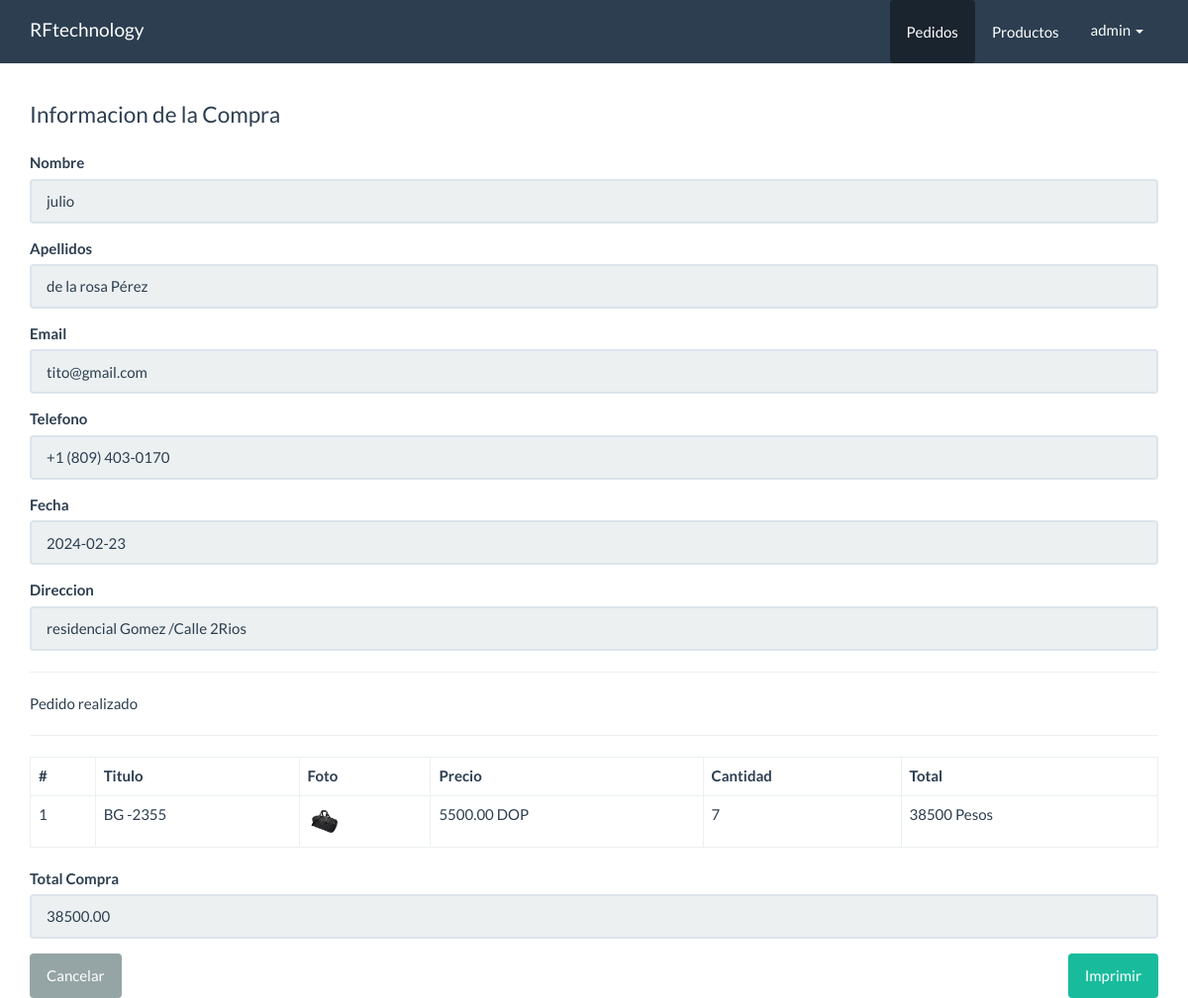
/crudrafa/panel/pedidos/ver.php?id=9 (signed in), run on the app's committed database.
### tables this page shows
CREATE TABLE `pedidos` (
  `id` int(10) NOT NULL,
  `cliente_id` int(11) NOT NULL,
  `total` decimal(10,2) NOT NULL,
  `fecha` date NOT NULL,
  `estado` int(11) NOT NULL DEFAULT 1
);

CREATE TABLE `clientes` (
  `id` int(11) NOT NULL,
  `nombre` varchar(80) NOT NULL,
  `apellidos` varchar(100) NOT NULL,
  `email` varchar(50) NOT NULL,
  `telefono` varchar(17) NOT NULL,
  `comentario` varchar(300) NOT NULL
);

CREATE TABLE `detalle_pedidos` (
  `id` int(11) NOT NULL,
  `pedido_id` int(11) NOT NULL,
  `producto_id` int(11) NOT NULL,
  `precio` decimal(10,2) NOT NULL,
  `cantidad` int(11) NOT NULL,
  `estado` int(11) NOT NULL DEFAULT 1
);

CREATE TABLE `productos` (
  `id` int(11) NOT NULL,
  `titulo` varchar(255) NOT NULL,
  `descripcion` varchar(255) NOT NULL,
  `foto` varchar(100) NOT NULL,
  `precio` decimal(10,2) NOT NULL,
  `categoria_id` int(11) NOT NULL,
  `fecha` date NOT NULL,
  `estado` int(11) NOT NULL DEFAULT 1
);

### crudrafa/src/Pedido.php (called while the page is built, shortened)
<?php
class Pedido{
    private $cn = null;
    public function __construct(){
        $this->config = parse_ini_file(__DIR__.'/../config.ini') ;
        $this->cn = new \PDO( $this->config['dns'], $this->config['usuario'],$this->config['clave'],array(
            \PDO::MYSQL_ATTR_INIT_COMMAND => 'SET NAMES utf8'
        ));
    }
    public function mostrarPorId($id){
            $sql = "SELECT p.id ,nombre,apellidos,email,total,fecha,telefono,comentario FROM pedidos p
            INNER JOIN clientes c ON p.cliente_id = c.id WHERE p.id = :id ";
            $resultado = $this->cn->prepare($sql);
            $_array = array(
                ':id'=>$id
            );
            if($resultado->execute($_array))
                return  $resultado->fetch();
          return false;
        }
        public function mostrarDetallePorIdPedido($id){
            $sql = "SELECT
                    dp.id,
                    po.titulo,
                    dp.precio,
                    dp.cantidad,
                    po.foto
                    FROM detalle_pedidos dp
                    INNER JOIN productos po ON po.id =dp.producto_id
                    WHERE dp.pedido_id = :id";
            $resultado = $this->cn->prepare($sql);
            $_array = array(
                ':id'=>$id
            );
            if($resultado->execute( $_array ))
                return  $resultado->fetchAll();
          return false;
        }
}

### crudrafa/panel/pedidos/ver.php (the view, shortened to what this page needs)
<!DOCTYPE html>
<html lang="es">
  <head>
    <link rel="stylesheet" href="../../assets/css/bootstrap.min.css">
    <link rel="stylesheet" href="../../assets/css/estilos.css">
  </head>
  <body>
    <nav class="navbar navbar-default navbar-fixed-top">
      <div class="container">
        <div class="navbar-header">
          <a class="navbar-brand" href="../dashboard.php">RFtechnology</a>
        </div>
        <div id="navbar" class="navbar-collapse collapse">
          <ul class="nav navbar-nav pull-right">
            <li class = "active">
              <a href="index.php" class="btn">Pedidos</a>
            </li>
            <li>
              <a href="../productos/index.php" class="btn">Productos</a>
            </li>
            <li class="dropdown">
                <a href="#" class="dropdown-toggle" data-toggle="dropdown" role="button" aria-haspopup="true" aria-expanded="false"><?php print $_SESSION['usuario_info']['nombre_usuario']?> <span class="caret"></span></a>
            </li>
          </ul>
        </div>
      </div>
    </nav>
    <div class="container" id="main">
    <div class="row">
        <div class="col-md-12">
           <fieldset>
            <?php
                $id = $_GET['id'];
                $pedido = new  mecatronicosrd\Pedido;
                $info_pedido = $pedido->mostrarPorId($id);
                $info_detalle_pedido = $pedido->mostrarDetallePorIdPedido($id);
            ?>
            <legend>Informacion de la Compra</legend>
            <div class="form-group">
                <label>Nombre</label>
                <input value="<?php print $info_pedido['nombre']?>" type="text" class="form-control" readonly>
            </div>
            <div class="form-group">
                <label>Apellidos</label>
                <input value="<?php print $info_pedido['apellidos']?>" type="text" class="form-control" readonly>
            </div>
            <div class="form-group">
                <label>Email</label>
                <input value="<?php print $info_pedido['email']?>" type="text" class="form-control" readonly>
            </div>
            <div class="form-group">
                <label>Telefono</label>
                <input value="<?php print $info_pedido['telefono']?>" type="text" class="form-control" readonly>
            </div>
            <div class="form-group">
                <label>Fecha</label>
                <input value="<?php print $info_pedido['fecha']?>" type="text" class="form-control" readonly>
            </div>
            <div class="form-group">
                <label>Direccion</label>
                <input value="<?php print $info_pedido['comentario']?>" type="text" class="form-control" readonly>
            </div>
            <hr>
                Pedido realizado
            <hr>
            <table class ="table table-bordered">
               <thead>
                <tr>
                  <th>#</th>
                  <th>Titulo</th>
                  <th>Foto</th>
                  <th>Precio</th>
                  <th>Cantidad</th>
                  <th>Total</th>
                </tr>
               </thead>
               <tbody>
                 <?php
                  $cantidad = count($info_detalle_pedido);
                   if($cantidad>0){
                    $c=0;
                  for($x=0; $x < $cantidad; $x++){
                     $c++;
                     $item = $info_detalle_pedido[$x];
                     $total =$item['precio']*$item['cantidad'];
                 ?>
                <tr>
                <td><?php print $c?></td>
                  <td><?php print $item['titulo']?></td>
                  <td>
                  <?php
                     $foto = '../../upload/'.$item['foto'];
                     if(file_exists($foto)){
                    ?>
                    <img src="<?php print $foto;?>" width="35">
                    <?php }else{?>
                          No hay Foto
                    <?php } ?>
                  </td>
                  <td><?php print $item['precio']?> DOP</td>
                  <td><?php print $item['cantidad']?></td>
                  <td><?php print $total?> Pesos</td>
                </tr>
                <?php
                }
                 }else{
                ?>
                <tr>
                <td colspan="6">No hay Registros</td>
                </tr>
                <?php
               }
                ?>
               </tbody>
            </table>
            <div class="form-group">
                <label>Total Compra</label>
                <input value="<?php print $info_pedido['total']?>" type="text" class="form-control" readonly>
            </div>
           </fieldset>
           <div class="pull-left">
           <a href="index.php" class="btn btn-default hidden-print">Cancelar</a>
           </div>
           <div class="pull-right">
           <a href="javascript:;" id="btnImprimir" class="btn btn-success hidden-print">Imprimir</a>
           </div>
        </div>
      </div>
    </div>
  </body>
</html>

### crudrafa/assets/css/estilos.css (style rules this page uses)
#main { margin-top: 100px; }

### data on the page
pedidos: cliente.nombre "julio", cliente.apellidos "de la rosa Pérez", cliente.email "tito@gmail.com", cliente.telefono "+1 (809) 403-0170", fecha "2024-02-23", cliente.comentario "residencial Gomez /Calle 2Rios", total "38500.00"
detalle_pedidos: producto.titulo "BG -2355", producto.foto (picture), precio "5500.00", cantidad "7", total "38500"

### other printed values
$_SESSION['usuario_info']['nombre_usuario'] "admin"
